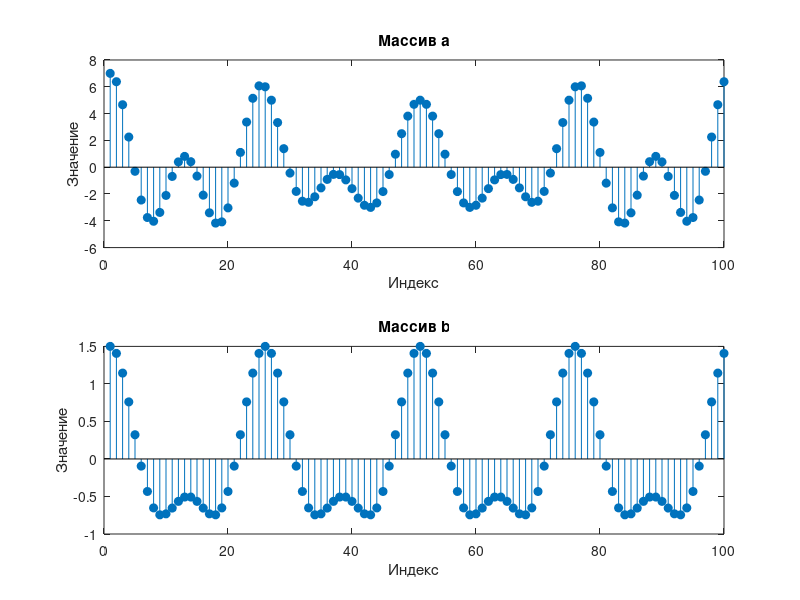
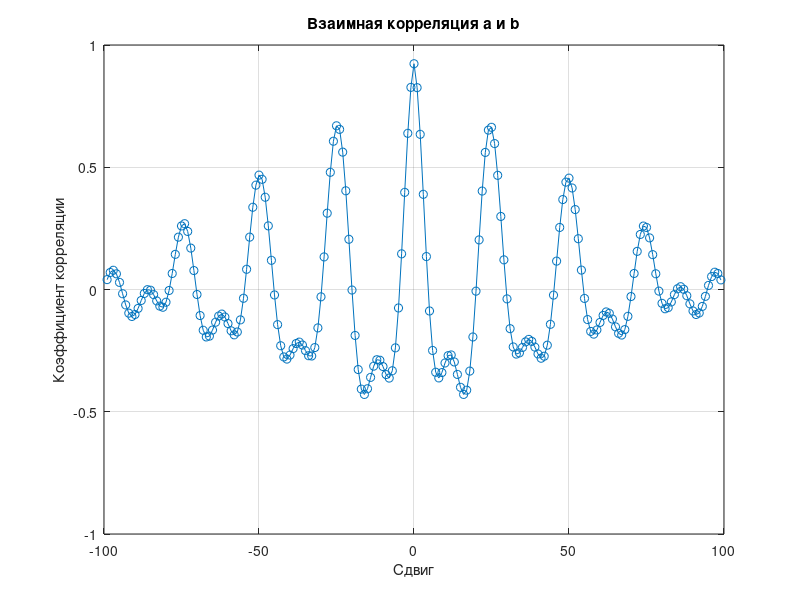
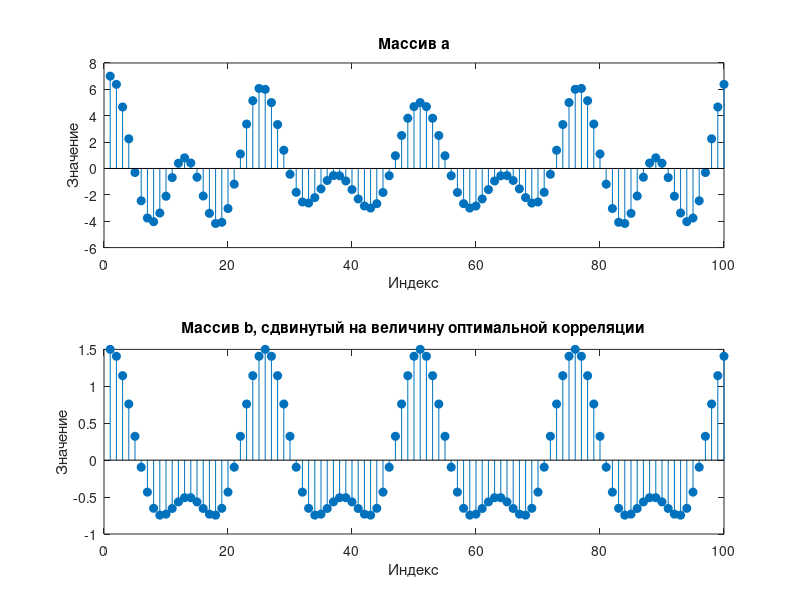

These figures' MATLAB source, in order:
f_1 = 4;
f_2 = f_1 + 4;
f_3 = f_1 * 2 + 1;

t = (0:100-1)/100;

s_1 = cos(2*pi*f_1*t);
s_2 = cos(2*pi*f_2*t);
s_3 = cos(2*pi*f_3*t);

a = 3*s_1 + 3*s_2 + s_3;
b = s_1 + 1/2 * s_2;

%a = [0.3 0.2 -0.1 4.2 -2 1.5 0];
%b = [0.3 4 -2.2 1.6 0.1 0.1 0.2];

% Построение графиков исходных массивов
figure;
subplot(2,1,1);
stem(a, 'filled');
title('Массив a');
xlabel('Индекс');
ylabel('Значение');

subplot(2,1,2);
stem(b, 'filled');
title('Массив b');
xlabel('Индекс');
ylabel('Значение');

% Вычисление взаимной корреляции
[r, lags] = xcorr(a, b, 'coeff');

% Построение графика взаимной корреляции
figure;
plot(lags, r, '-o');
title('Взаимная корреляция a и b');
xlabel('Сдвиг');
ylabel('Коэффициент корреляции');
grid on;

% Поиск максимальной корреляции и соответствующего сдвига
[maxCorr, maxIdx] = max(r);
optimalShift = lags(maxIdx);

% Вывод результатов
fprintf('Максимальная корреляция: %.4f\n', maxCorr);
fprintf('Оптимальный сдвиг: %d\n', optimalShift);

% Сдвиг последовательности b на оптимальное значение
b_shifted = circshift(b, optimalShift);

% Построение графиков для a и сдвинутого b
figure;
subplot(2,1,1);
stem(a, 'filled');
title('Массив a');
xlabel('Индекс');
ylabel('Значение');

subplot(2,1,2);
stem(b_shifted, 'filled');
title('Массив b, сдвинутый на величину оптимальной корреляции');
xlabel('Индекс');
ylabel('Значение');